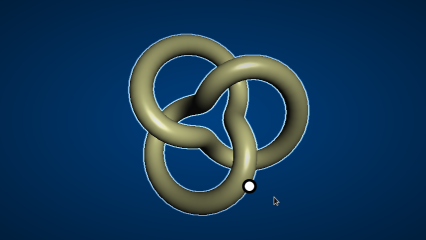
#> input picture assets/thumbnails/DistancePicking-halved.png, 426 x 240 px
$ python halve.py DistancePicking-halved.png   (older library calls are emulated)
#> lines starting #> are read from the running program, lines starting #| are printed output that depends on the picture
#!/usr/bin/python
import Image, ImageEnhance, ImageFilter, sys, os

root, ext = os.path.splitext(sys.argv[1])

resized = root.split('-')[0] + "-halved" + ext
sourcef = root + ext

im = Image.open(sourcef)
#> im is the input picture: PIL image 426x240 RGB; mean R, G, B 18.8, 56, 88.2
w,h = im.size
#> w = 426; h = 240
im.thumbnail((w/2,h/2), Image.ANTIALIAS)
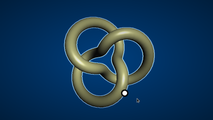
#> im: PIL image 213x120 RGB; mean R, G, B 19, 56, 88.1
im.save(resized)
